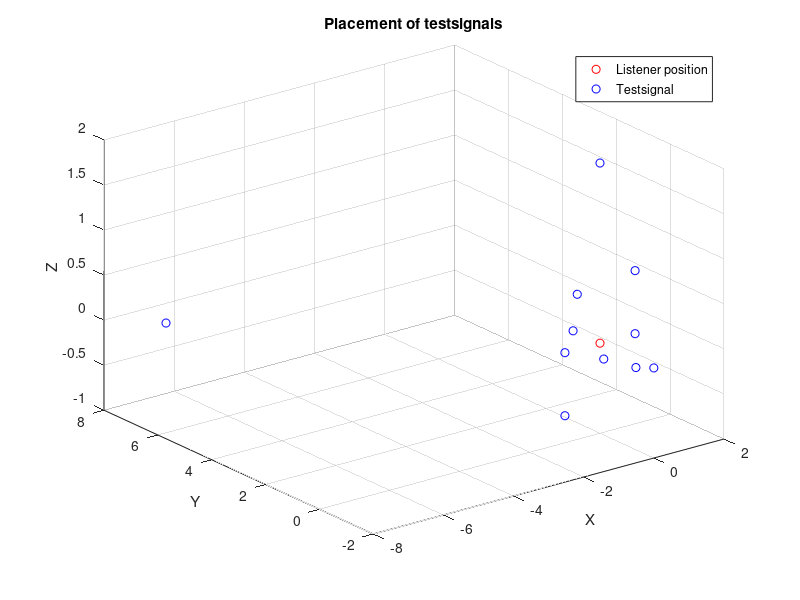
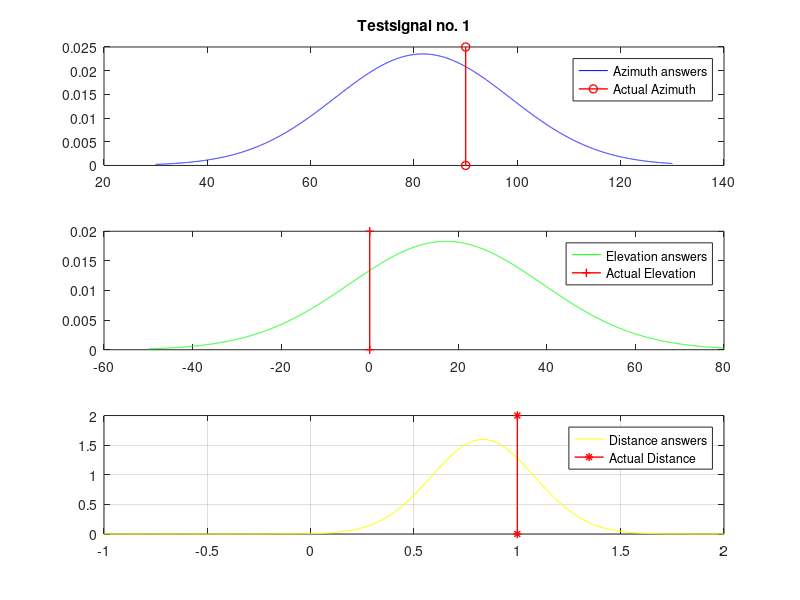
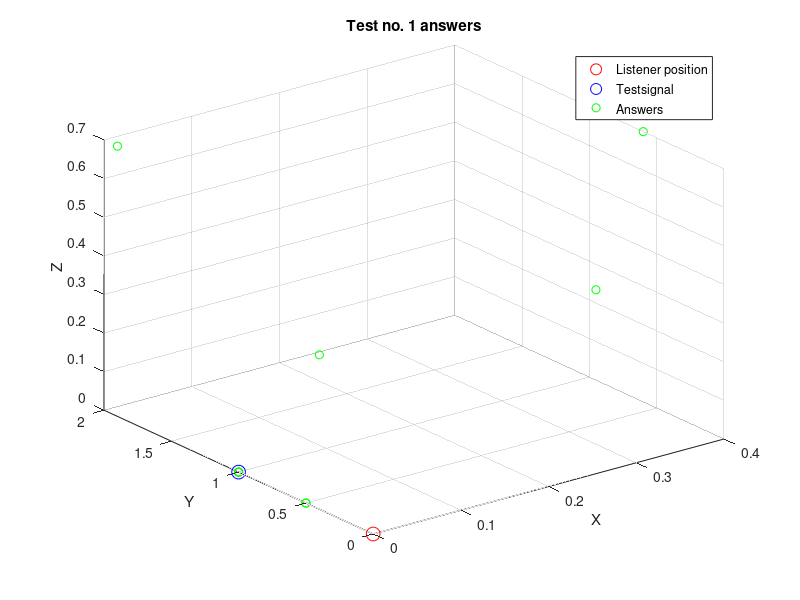

The MATLAB script that drew these images, in order: (Note: this script raises an error after producing the figures.)
close all, clear all, clc
A = [1 0 0;
    0 1 0;
    0 -2 0;
    -1 0 0;
    -1 0 -0.7;
    1 0 0.7;
    1.5 2.8 0;
    -0.2 -0.4 -0.1;
    1.1 0.1 -0.4;
    0 0 2;
    -7 7 0]

A2 = [0 0 1;
    90 0 1;
    270 0 2;
    180 0 1;
    180 -30 1;
    0 30 1;
    60 10 3;
    240 -10 0.5;
    5 -20 1.1;
    0 0 2;
    135 0 9.8];

figure()
plot3(0,0,0,'r o')
title('Placement of testsignals')
hold on
xlabel('X');
ylabel('Y');
zlabel('Z');
plot3(A(:,1),A(:,2),A(:,3),'b o')
grid on
legend('Listener position','Testsignal')

%% Test 1
close all
j=2;
T1 = [0.3 0.3 0.4;
    0 1 0;
    0 1 0;
    0 0.5 0;
    0 1.9 0.7;
    0.4 0.6 0.7;
    0 0.4 0.4;
    0 1 0;
    0 0.5 0];

T2 = [45 45 0.5;
    90 0 1;
    90 0 1;
    90 0 1;
    90 20 1;
    60 45 1;
    90 45 0.5;
    90 0 1;
    90 0 0.5   ];

mu=mean(T2);
rho = std(T2);
x1=[30:.01:130];
x2=[-50:.01:80];
x3=[-1:.01:2];
normazi = normpdf(x1,mu(1),rho(1));
normele = normpdf(x2,mu(2),rho(2));
normdis = normpdf(x3,mu(3),rho(3));

figure()
subplot(3,1,1)
plot(x1,normazi,'b')
title('Testsignal no. 1')
hold on
(line([A2(j,1) A2(j,1)],get(gca,'ylim'),'Color','r','LineWidth',1,'Marker','o'))
legend('Azimuth answers','Actual Azimuth')%,'Elevation answers','Actual Elevation','Distance answers','Actual Distance')

subplot(3,1,2)
plot(x2,normele,'g')
hold on
(line([A2(j,2) A2(j,2)],get(gca,'ylim'),'Color','r','LineWidth',1,'Marker','+'))
legend('Elevation answers','Actual Elevation')%,'Distance answers','Actual Distance')

subplot(3,1,3)
plot(x3,normdis,'y')
hold on
(line([A2(j,3) A2(j,3)],get(gca,'ylim'),'Color','r','LineWidth',1,'Marker','*'))
grid on
legend('Distance answers','Actual Distance')


figure()
plot3(0,0,0,'r o','Markersize',10)
title('Test no. 1 answers')
hold on
xlabel('X');
ylabel('Y');
zlabel('Z');
plot3(A(2,1),A(2,2),A(2,3),'b o','Markersize',10)
grid on
plot3(T1(:,1),T1(:,2),T1(:,3),'g o')
legend('Listener position','Testsignal','Answers')

%% Test 2
close all
j=3;
T1 = [0 -10 0;
    0 0.5 0;
    -5.8 -5.8 -5.7;
    -4.3 -4.3 -3.5;
    -0.4 -0.8 -0.5;
    -1.3 -3.5 -1.4;
    0 -7.1 7.1;
    0.9 -1.5 4.7;
    0 -0.4 0.4];

T2 = [  ];

mu=mean(T2);
rho = std(T2);
x1=[30:.01:130];
x2=[-50:.01:80];
x3=[-1:.01:2];
normazi = normpdf(x1,mu(1),rho(1));
normele = normpdf(x2,mu(2),rho(2));
normdis = normpdf(x3,mu(3),rho(3));

figure()
subplot(3,1,1)
plot(x1,normazi,'b')
title('Testsignal no. 2')
hold on
(line([A2(j,1) A2(j,1)],get(gca,'ylim'),'Color','r','LineWidth',1,'Marker','o'))
legend('Azimuth answers','Actual Azimuth')%,'Elevation answers','Actual Elevation','Distance answers','Actual Distance')

subplot(3,1,2)
plot(x2,normele,'g')
hold on
(line([A2(j,2) A2(j,2)],get(gca,'ylim'),'Color','r','LineWidth',1,'Marker','+'))
legend('Elevation answers','Actual Elevation')%,'Distance answers','Actual Distance')

subplot(3,1,3)
plot(x3,normdis,'y')
hold on
(line([A2(j,3) A2(j,3)],get(gca,'ylim'),'Color','r','LineWidth',1,'Marker','*'))
grid on
legend('Distance answers','Actual Distance')

figure()
plot3(0,0,0,'r o','Markersize',10)
title('Test no. 2 answers')
hold on
xlabel('X');
ylabel('Y');
zlabel('Z');
plot3(A(j,1),A(j,2),A(j,3),'b o','Markersize',10)
grid on
plot3(T1(:,1),T1(:,2),T1(:,3),'g o')
legend('Listener position','Testsignal','Answers')

%% Test 3
close all
j=4;
T1 = [1 0 0;
    0.5 0.5 0.7;
    1 0 0;
    1 0 0;
    1 0 0;
    0 0 1;
    1 0 0;
    1 0 0;
    0 0 5];

T2 = [  ];

mu=mean(T2);
rho = std(T2);
x1=[30:.01:130];
x2=[-50:.01:80];
x3=[-1:.01:2];
normazi = normpdf(x1,mu(1),rho(1));
normele = normpdf(x2,mu(2),rho(2));
normdis = normpdf(x3,mu(3),rho(3));

figure()
subplot(3,1,1)
plot(x1,normazi,'b')
title('Testsignal no. 3')
hold on
(line([A2(j,1) A2(j,1)],get(gca,'ylim'),'Color','r','LineWidth',1,'Marker','o'))
legend('Azimuth answers','Actual Azimuth')%,'Elevation answers','Actual Elevation','Distance answers','Actual Distance')

subplot(3,1,2)
plot(x2,normele,'g')
hold on
(line([A2(j,2) A2(j,2)],get(gca,'ylim'),'Color','r','LineWidth',1,'Marker','+'))
legend('Elevation answers','Actual Elevation')%,'Distance answers','Actual Distance')

subplot(3,1,3)
plot(x3,normdis,'y')
hold on
(line([A2(j,3) A2(j,3)],get(gca,'ylim'),'Color','r','LineWidth',1,'Marker','*'))
grid on
legend('Distance answers','Actual Distance')

figure()
plot3(0,0,0,'r o','Markersize',10)
title('Test no. 3 answers')
hold on
xlabel('X');
ylabel('Y');
zlabel('Z');
plot3(A(j,1),A(j,2),A(j,3),'b o','Markersize',10)
grid on
plot3(T1(:,1),T1(:,2),T1(:,3),'g o')
legend('Listener position','Testsignal','Answers')

%% Test 4
close all
j=5;
T1 = [0.7 0 0.7;
    0.4 0 0.4;
    1 0 0;
    -1 0 0;
    4 0 0.3;
    0.6 -.4 .7;
    1 0 0;
    1 0 0;
    0 0 5];

T2 = [   ];

mu=mean(T2);
rho = std(T2);
x1=[30:.01:130];
x2=[-50:.01:80];
x3=[-1:.01:2];
normazi = normpdf(x1,mu(1),rho(1));
normele = normpdf(x2,mu(2),rho(2));
normdis = normpdf(x3,mu(3),rho(3));

figure()
subplot(3,1,1)
plot(x1,normazi,'b')
title('Testsignal no. 4')
hold on
(line([A2(j,1) A2(j,1)],get(gca,'ylim'),'Color','r','LineWidth',1,'Marker','o'))
legend('Azimuth answers','Actual Azimuth')%,'Elevation answers','Actual Elevation','Distance answers','Actual Distance')

subplot(3,1,2)
plot(x2,normele,'g')
hold on
(line([A2(j,2) A2(j,2)],get(gca,'ylim'),'Color','r','LineWidth',1,'Marker','+'))
legend('Elevation answers','Actual Elevation')%,'Distance answers','Actual Distance')

subplot(3,1,3)
plot(x3,normdis,'y')
hold on
(line([A2(j,3) A2(j,3)],get(gca,'ylim'),'Color','r','LineWidth',1,'Marker','*'))
grid on
legend('Distance answers','Actual Distance')

figure()
plot3(0,0,0,'r o','Markersize',10)
title('Test no. 4 answers')
hold on
xlabel('X');
ylabel('Y');
zlabel('Z');
plot3(A(j,1),A(j,2),A(j,3),'b o','Markersize',10)
grid on
plot3(T1(:,1),T1(:,2),T1(:,3),'g o')
legend('Listener position','Testsignal','Answers')

%% Test 5
close all
j=6;
T1 = [-.7 0 .7;
    1.9 0 -1.6;
    1 0 0;
    2.5 -1.4 0.8;
    2.6 1.5 0.5;
    -0.5 -0.5 0.7;
    0.5 0 0;
    -1.7 0 4.7;
    0 0 5];


T2 = [  ];

mu=mean(T2);
rho = std(T2);
x1=[30:.01:130];
x2=[-50:.01:80];
x3=[-1:.01:2];
normazi = normpdf(x1,mu(1),rho(1));
normele = normpdf(x2,mu(2),rho(2));
normdis = normpdf(x3,mu(3),rho(3));

figure()
subplot(3,1,1)
plot(x1,normazi,'b')
title('Testsignal no. 5')
hold on
(line([A2(j,1) A2(j,1)],get(gca,'ylim'),'Color','r','LineWidth',1,'Marker','o'))
legend('Azimuth answers','Actual Azimuth')%,'Elevation answers','Actual Elevation','Distance answers','Actual Distance')

subplot(3,1,2)
plot(x2,normele,'g')
hold on
(line([A2(j,2) A2(j,2)],get(gca,'ylim'),'Color','r','LineWidth',1,'Marker','+'))
legend('Elevation answers','Actual Elevation')%,'Distance answers','Actual Distance')

subplot(3,1,3)
plot(x3,normdis,'y')
hold on
(line([A2(j,3) A2(j,3)],get(gca,'ylim'),'Color','r','LineWidth',1,'Marker','*'))
grid on
legend('Distance answers','Actual Distance')


figure()
plot3(0,0,0,'r o','Markersize',10)
title('Test no. 5 answers')
hold on
xlabel('X');
ylabel('Y');
zlabel('Z');
plot3(A(j,1),A(j,2),A(j,3),'b o','Markersize',10)
grid on
plot3(T1(:,1),T1(:,2),T1(:,3),'g o')
legend('Listener position','Testsignal','Answers')

%% Test 6
close all
j=7;
T1 = [ ];


T2 = [   ];

mu=mean(T2);
rho = std(T2);
x1=[30:.01:130];
x2=[-50:.01:80];
x3=[-1:.01:2];
normazi = normpdf(x1,mu(1),rho(1));
normele = normpdf(x2,mu(2),rho(2));
normdis = normpdf(x3,mu(3),rho(3));

figure()
subplot(3,1,1)
plot(x1,normazi,'b')
title('Testsignal no. 6')
hold on
(line([A2(j,1) A2(j,1)],get(gca,'ylim'),'Color','r','LineWidth',1,'Marker','o'))
legend('Azimuth answers','Actual Azimuth')%,'Elevation answers','Actual Elevation','Distance answers','Actual Distance')

subplot(3,1,2)
plot(x2,normele,'g')
hold on
(line([A2(j,2) A2(j,2)],get(gca,'ylim'),'Color','r','LineWidth',1,'Marker','+'))
legend('Elevation answers','Actual Elevation')%,'Distance answers','Actual Distance')

subplot(3,1,3)
plot(x3,normdis,'y')
hold on
(line([A2(j,3) A2(j,3)],get(gca,'ylim'),'Color','r','LineWidth',1,'Marker','*'))
grid on
legend('Distance answers','Actual Distance')


figure()
plot3(0,0,0,'r o','Markersize',10)
title('Test no. 6 answers')
hold on
xlabel('X');
ylabel('Y');
zlabel('Z');
plot3(A(j,1),A(j,2),A(j,3),'b o','Markersize',10)
grid on
plot3(T1(:,1),T1(:,2),T1(:,3),'g o')
legend('Listener position','Testsignal','Answers')

%% Test 7
close all
j=8;
T1 = [ ];


T2 = [   ];

mu=mean(T2);
rho = std(T2);
x1=[30:.01:130];
x2=[-50:.01:80];
x3=[-1:.01:2];
normazi = normpdf(x1,mu(1),rho(1));
normele = normpdf(x2,mu(2),rho(2));
normdis = normpdf(x3,mu(3),rho(3));

figure()
subplot(3,1,1)
plot(x1,normazi,'b')
title('Testsignal no. 7')
hold on
(line([A2(j,1) A2(j,1)],get(gca,'ylim'),'Color','r','LineWidth',1,'Marker','o'))
legend('Azimuth answers','Actual Azimuth')%,'Elevation answers','Actual Elevation','Distance answers','Actual Distance')

subplot(3,1,2)
plot(x2,normele,'g')
hold on
(line([A2(j,2) A2(j,2)],get(gca,'ylim'),'Color','r','LineWidth',1,'Marker','+'))
legend('Elevation answers','Actual Elevation')%,'Distance answers','Actual Distance')

subplot(3,1,3)
plot(x3,normdis,'y')
hold on
(line([A2(j,3) A2(j,3)],get(gca,'ylim'),'Color','r','LineWidth',1,'Marker','*'))
grid on
legend('Distance answers','Actual Distance')


figure()
plot3(0,0,0,'r o','Markersize',10)
title('Test no. 7 answers')
hold on
xlabel('X');
ylabel('Y');
zlabel('Z');
plot3(A(j,1),A(j,2),A(j,3),'b o','Markersize',10)
grid on
plot3(T1(:,1),T1(:,2),T1(:,3),'g o')
legend('Listener position','Testsignal','Answers')

%% Test 8 
close all
j=4;
T1 = [1 0 0;
    0.5 0.5 0.7;
    1 0 0;
    1 0 0;
    1 0 0;
    0 0 1;
    1 0 0;
    1 0 0;
    0 0 5];


T2 = [45 45 0.5;
    90 0 1;
    90 0 1;
    90 0 1;
    90 20 1;
    60 45 1;
    90 45 0.5;
    90 0 1;
    90 0 0.5   ];

mu=mean(T2);
rho = std(T2);
x1=[30:.01:130];
x2=[-50:.01:80];
x3=[-1:.01:2];
normazi = normpdf(x1,mu(1),rho(1));
normele = normpdf(x2,mu(2),rho(2));
normdis = normpdf(x3,mu(3),rho(3));

figure()
subplot(3,1,1)
plot(x1,normazi,'b')
title('Testsignal no. 1')
hold on
(line([A2(j,1) A2(j,1)],get(gca,'ylim'),'Color','r','LineWidth',1,'Marker','o'))
legend('Azimuth answers','Actual Azimuth')%,'Elevation answers','Actual Elevation','Distance answers','Actual Distance')

subplot(3,1,2)
plot(x2,normele,'g')
hold on
(line([A2(j,2) A2(j,2)],get(gca,'ylim'),'Color','r','LineWidth',1,'Marker','+'))
legend('Elevation answers','Actual Elevation')%,'Distance answers','Actual Distance')

subplot(3,1,3)
plot(x3,normdis,'y')
hold on
(line([A2(j,3) A2(j,3)],get(gca,'ylim'),'Color','r','LineWidth',1,'Marker','*'))
grid on
legend('Distance answers','Actual Distance')

figure()
plot3(0,0,0,'r o','Markersize',10)
title('Test no. 3 answers')
hold on
xlabel('X');
ylabel('Y');
zlabel('Z');
plot3(A(j,1),A(j,2),A(j,3),'b o','Markersize',10)
grid on
plot3(T1(:,1),T1(:,2),T1(:,3),'g o')
legend('Listener position','Testsignal','Answers')

%% Test 3
close all
j=4;
T1 = [1 0 0;
    0.5 0.5 0.7;
    1 0 0;
    1 0 0;
    1 0 0;
    0 0 1;
    1 0 0;
    1 0 0;
    0 0 5];


T2 = [45 45 0.5;
    90 0 1;
    90 0 1;
    90 0 1;
    90 20 1;
    60 45 1;
    90 45 0.5;
    90 0 1;
    90 0 0.5   ];

mu=mean(T2);
rho = std(T2);
x1=[30:.01:130];
x2=[-50:.01:80];
x3=[-1:.01:2];
normazi = normpdf(x1,mu(1),rho(1));
normele = normpdf(x2,mu(2),rho(2));
normdis = normpdf(x3,mu(3),rho(3));

figure()
subplot(3,1,1)
plot(x1,normazi,'b')
title('Testsignal no. 1')
hold on
(line([A2(j,1) A2(j,1)],get(gca,'ylim'),'Color','r','LineWidth',1,'Marker','o'))
legend('Azimuth answers','Actual Azimuth')%,'Elevation answers','Actual Elevation','Distance answers','Actual Distance')

subplot(3,1,2)
plot(x2,normele,'g')
hold on
(line([A2(j,2) A2(j,2)],get(gca,'ylim'),'Color','r','LineWidth',1,'Marker','+'))
legend('Elevation answers','Actual Elevation')%,'Distance answers','Actual Distance')

subplot(3,1,3)
plot(x3,normdis,'y')
hold on
(line([A2(j,3) A2(j,3)],get(gca,'ylim'),'Color','r','LineWidth',1,'Marker','*'))
grid on
legend('Distance answers','Actual Distance')

figure()
plot3(0,0,0,'r o','Markersize',10)
title('Test no. 3 answers')
hold on
xlabel('X');
ylabel('Y');
zlabel('Z');
plot3(A(j,1),A(j,2),A(j,3),'b o','Markersize',10)
grid on
plot3(T1(:,1),T1(:,2),T1(:,3),'g o')
legend('Listener position','Testsignal','Answers')

%% Test 3
close all
j=4;
T1 = [1 0 0;
    0.5 0.5 0.7;
    1 0 0;
    1 0 0;
    1 0 0;
    0 0 1;
    1 0 0;
    1 0 0;
    0 0 5];


T2 = [45 45 0.5;
    90 0 1;
    90 0 1;
    90 0 1;
    90 20 1;
    60 45 1;
    90 45 0.5;
    90 0 1;
    90 0 0.5   ];

mu=mean(T2);
rho = std(T2);
x1=[30:.01:130];
x2=[-50:.01:80];
x3=[-1:.01:2];
normazi = normpdf(x1,mu(1),rho(1));
normele = normpdf(x2,mu(2),rho(2));
normdis = normpdf(x3,mu(3),rho(3));

figure()
subplot(3,1,1)
plot(x1,normazi,'b')
title('Testsignal no. 1')
hold on
(line([A2(j,1) A2(j,1)],get(gca,'ylim'),'Color','r','LineWidth',1,'Marker','o'))
legend('Azimuth answers','Actual Azimuth')%,'Elevation answers','Actual Elevation','Distance answers','Actual Distance')

subplot(3,1,2)
plot(x2,normele,'g')
hold on
(line([A2(j,2) A2(j,2)],get(gca,'ylim'),'Color','r','LineWidth',1,'Marker','+'))
legend('Elevation answers','Actual Elevation')%,'Distance answers','Actual Distance')

subplot(3,1,3)
plot(x3,normdis,'y')
hold on
(line([A2(j,3) A2(j,3)],get(gca,'ylim'),'Color','r','LineWidth',1,'Marker','*'))
grid on
legend('Distance answers','Actual Distance')

figure()
plot3(0,0,0,'r o','Markersize',10)
title('Test no. 3 answers')
hold on
xlabel('X');
ylabel('Y');
zlabel('Z');
plot3(A(j,1),A(j,2),A(j,3),'b o','Markersize',10)
grid on
plot3(T1(:,1),T1(:,2),T1(:,3),'g o')
legend('Listener position','Testsignal','Answers')
